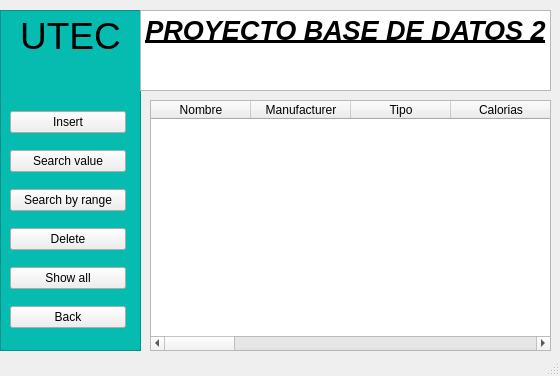
<?xml version="1.0" encoding="UTF-8"?>
<ui version="4.0">
 <class>Bplus_cereales</class>
 <widget class="QMainWindow" name="Bplus_cereales">
  <property name="geometry">
   <rect>
    <x>0</x>
    <y>0</y>
    <width>560</width>
    <height>376</height>
   </rect>
  </property>
  <property name="windowTitle">
   <string>MainWindow</string>
  </property>
  <widget class="QWidget" name="centralwidget">
   <widget class="QTextBrowser" name="titulo">
    <property name="geometry">
     <rect>
      <x>140</x>
      <y>10</y>
      <width>411</width>
      <height>81</height>
     </rect>
    </property>
    <property name="html">
     <string>&lt;!DOCTYPE HTML PUBLIC &quot;-//W3C//DTD HTML 4.0//EN&quot; &quot;http://www.w3.org/TR/REC-html40/strict.dtd&quot;&gt;
&lt;html&gt;&lt;head&gt;&lt;meta name=&quot;qrichtext&quot; content=&quot;1&quot; /&gt;&lt;style type=&quot;text/css&quot;&gt;
p, li { white-space: pre-wrap; }
&lt;/style&gt;&lt;/head&gt;&lt;body style=&quot; font-family:'Ubuntu'; font-size:10pt; font-weight:400; font-style:normal;&quot;&gt;
&lt;p align=&quot;center&quot; style=&quot; margin-top:0px; margin-bottom:0px; margin-left:0px; margin-right:0px; -qt-block-indent:0; text-indent:0px;&quot;&gt;&lt;span style=&quot; font-size:20pt; font-weight:600; font-style:italic; text-decoration: underline;&quot;&gt;PROYECTO BASE DE DATOS 2&lt;/span&gt;&lt;/p&gt;&lt;/body&gt;&lt;/html&gt;</string>
    </property>
   </widget>
   <widget class="QTextBrowser" name="textBrowser">
    <property name="geometry">
     <rect>
      <x>0</x>
      <y>10</y>
      <width>141</width>
      <height>341</height>
     </rect>
    </property>
    <property name="styleSheet">
     <string notr="true">background: rgba(6,187,176,1)</string>
    </property>
    <property name="html">
     <string>&lt;!DOCTYPE HTML PUBLIC &quot;-//W3C//DTD HTML 4.0//EN&quot; &quot;http://www.w3.org/TR/REC-html40/strict.dtd&quot;&gt;
&lt;html&gt;&lt;head&gt;&lt;meta name=&quot;qrichtext&quot; content=&quot;1&quot; /&gt;&lt;style type=&quot;text/css&quot;&gt;
p, li { white-space: pre-wrap; }
&lt;/style&gt;&lt;/head&gt;&lt;body style=&quot; font-family:'Ubuntu'; font-size:10pt; font-weight:400; font-style:normal;&quot;&gt;
&lt;p align=&quot;center&quot; style=&quot; margin-top:0px; margin-bottom:0px; margin-left:0px; margin-right:0px; -qt-block-indent:0; text-indent:0px;&quot;&gt;&lt;span style=&quot; font-size:28pt;&quot;&gt;UTEC&lt;/span&gt;&lt;/p&gt;&lt;/body&gt;&lt;/html&gt;</string>
    </property>
    <property name="overwriteMode">
     <bool>false</bool>
    </property>
   </widget>
   <widget class="QWidget" name="layoutWidget_2">
    <property name="geometry">
     <rect>
      <x>10</x>
      <y>100</y>
      <width>116</width>
      <height>241</height>
     </rect>
    </property>
    <layout class="QGridLayout" name="gridLayout_4">
     <item row="1" column="0">
      <widget class="QPushButton" name="btn_search1">
       <property name="text">
        <string>Search value</string>
       </property>
      </widget>
     </item>
     <item row="0" column="0">
      <widget class="QPushButton" name="btn_insert">
       <property name="text">
        <string>Insert</string>
       </property>
      </widget>
     </item>
     <item row="3" column="0">
      <widget class="QPushButton" name="btn_delete">
       <property name="text">
        <string>Delete</string>
       </property>
      </widget>
     </item>
     <item row="2" column="0">
      <widget class="QPushButton" name="btn_search2">
       <property name="text">
        <string>Search by range</string>
       </property>
      </widget>
     </item>
     <item row="4" column="0">
      <widget class="QPushButton" name="btn_show">
       <property name="text">
        <string>Show all</string>
       </property>
      </widget>
     </item>
     <item row="5" column="0">
      <widget class="QPushButton" name="btn_back">
       <property name="text">
        <string>Back</string>
       </property>
      </widget>
     </item>
    </layout>
   </widget>
   <widget class="QTableWidget" name="table">
    <property name="geometry">
     <rect>
      <x>150</x>
      <y>100</y>
      <width>401</width>
      <height>251</height>
     </rect>
    </property>
    <column>
     <property name="text">
      <string>Nombre</string>
     </property>
    </column>
    <column>
     <property name="text">
      <string>Manufacturer</string>
     </property>
    </column>
    <column>
     <property name="text">
      <string>Tipo</string>
     </property>
    </column>
    <column>
     <property name="text">
      <string>Calorias</string>
     </property>
    </column>
    <column>
     <property name="text">
      <string>Proteinas</string>
     </property>
    </column>
    <column>
     <property name="text">
      <string>Grasa</string>
     </property>
    </column>
    <column>
     <property name="text">
      <string>Sodio</string>
     </property>
    </column>
    <column>
     <property name="text">
      <string>Fibra</string>
     </property>
    </column>
    <column>
     <property name="text">
      <string>Carbohidratos</string>
     </property>
    </column>
    <column>
     <property name="text">
      <string>Azucares</string>
     </property>
    </column>
    <column>
     <property name="text">
      <string>Potasio</string>
     </property>
    </column>
    <column>
     <property name="text">
      <string>Vitaminas</string>
     </property>
    </column>
    <column>
     <property name="text">
      <string>Disp. estanteria</string>
     </property>
    </column>
    <column>
     <property name="text">
      <string>Peso</string>
     </property>
    </column>
    <column>
     <property name="text">
      <string>Tazas/porcion</string>
     </property>
    </column>
    <column>
     <property name="text">
      <string>Rating</string>
     </property>
    </column>
   </widget>
   <zorder>textBrowser</zorder>
   <zorder>titulo</zorder>
   <zorder>layoutWidget_2</zorder>
   <zorder>table</zorder>
  </widget>
  <widget class="QStatusBar" name="statusbar"/>
 </widget>
 <resources/>
 <connections/>
</ui>
